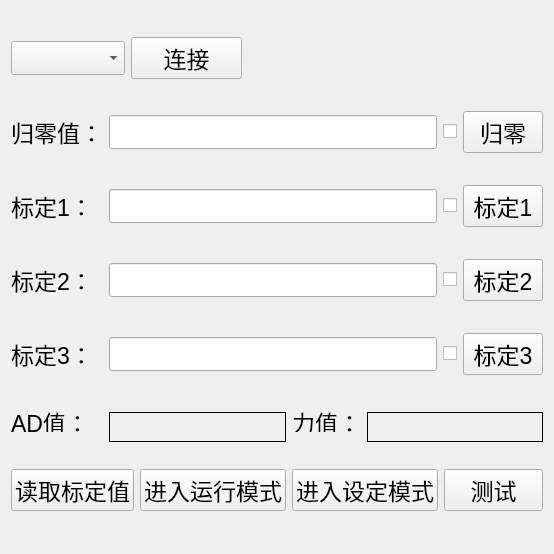
<?xml version="1.0" encoding="UTF-8"?>
<ui version="4.0">
 <class>SerialPortClass</class>
 <widget class="QWidget" name="SerialPortClass">
  <property name="geometry">
   <rect>
    <x>0</x>
    <y>0</y>
    <width>554</width>
    <height>554</height>
   </rect>
  </property>
  <property name="font">
   <font>
    <pointsize>17</pointsize>
   </font>
  </property>
  <property name="windowTitle">
   <string>SerialPort</string>
  </property>
  <layout class="QVBoxLayout" name="verticalLayout">
   <property name="spacing">
    <number>6</number>
   </property>
   <item>
    <layout class="QHBoxLayout" name="horizontalLayout_6">
     <item>
      <widget class="QComboBox" name="comboBox"/>
     </item>
     <item>
      <widget class="QPushButton" name="pushButton_connect">
       <property name="minimumSize">
        <size>
         <width>111</width>
         <height>0</height>
        </size>
       </property>
       <property name="text">
        <string>连接</string>
       </property>
      </widget>
     </item>
     <item>
      <spacer name="horizontalSpacer">
       <property name="orientation">
        <enum>Qt::Horizontal</enum>
       </property>
       <property name="sizeHint" stdset="0">
        <size>
         <width>40</width>
         <height>20</height>
        </size>
       </property>
      </spacer>
     </item>
    </layout>
   </item>
   <item>
    <layout class="QHBoxLayout" name="horizontalLayout">
     <item>
      <widget class="QLabel" name="label">
       <property name="text">
        <string>归零值：</string>
       </property>
      </widget>
     </item>
     <item>
      <widget class="QLineEdit" name="lineEdit_0"/>
     </item>
     <item>
      <widget class="QCheckBox" name="checkBox_0">
       <property name="text">
        <string/>
       </property>
      </widget>
     </item>
     <item>
      <widget class="QPushButton" name="pushButton_0">
       <property name="text">
        <string>归零</string>
       </property>
      </widget>
     </item>
    </layout>
   </item>
   <item>
    <layout class="QHBoxLayout" name="horizontalLayout_2">
     <item>
      <widget class="QLabel" name="label_2">
       <property name="minimumSize">
        <size>
         <width>92</width>
         <height>0</height>
        </size>
       </property>
       <property name="text">
        <string>标定1：</string>
       </property>
      </widget>
     </item>
     <item>
      <widget class="QLineEdit" name="lineEdit_1"/>
     </item>
     <item>
      <widget class="QCheckBox" name="checkBox_1">
       <property name="text">
        <string/>
       </property>
      </widget>
     </item>
     <item>
      <widget class="QPushButton" name="pushButton_1">
       <property name="text">
        <string>标定1</string>
       </property>
      </widget>
     </item>
    </layout>
   </item>
   <item>
    <layout class="QHBoxLayout" name="horizontalLayout_3">
     <item>
      <widget class="QLabel" name="label_3">
       <property name="minimumSize">
        <size>
         <width>92</width>
         <height>0</height>
        </size>
       </property>
       <property name="text">
        <string>标定2：</string>
       </property>
      </widget>
     </item>
     <item>
      <widget class="QLineEdit" name="lineEdit_2"/>
     </item>
     <item>
      <widget class="QCheckBox" name="checkBox_2">
       <property name="text">
        <string/>
       </property>
      </widget>
     </item>
     <item>
      <widget class="QPushButton" name="pushButton_2">
       <property name="text">
        <string>标定2</string>
       </property>
      </widget>
     </item>
    </layout>
   </item>
   <item>
    <layout class="QHBoxLayout" name="horizontalLayout_4">
     <item>
      <widget class="QLabel" name="label_4">
       <property name="minimumSize">
        <size>
         <width>92</width>
         <height>0</height>
        </size>
       </property>
       <property name="text">
        <string>标定3：</string>
       </property>
      </widget>
     </item>
     <item>
      <widget class="QLineEdit" name="lineEdit_3"/>
     </item>
     <item>
      <widget class="QCheckBox" name="checkBox_3">
       <property name="text">
        <string/>
       </property>
      </widget>
     </item>
     <item>
      <widget class="QPushButton" name="pushButton_3">
       <property name="text">
        <string>标定3</string>
       </property>
      </widget>
     </item>
    </layout>
   </item>
   <item>
    <layout class="QHBoxLayout" name="horizontalLayout_7">
     <item>
      <widget class="QLabel" name="label_5">
       <property name="minimumSize">
        <size>
         <width>92</width>
         <height>0</height>
        </size>
       </property>
       <property name="maximumSize">
        <size>
         <width>16777215</width>
         <height>20</height>
        </size>
       </property>
       <property name="text">
        <string>AD值：</string>
       </property>
      </widget>
     </item>
     <item>
      <widget class="QLabel" name="label_AD">
       <property name="sizePolicy">
        <sizepolicy hsizetype="Expanding" vsizetype="Preferred">
         <horstretch>0</horstretch>
         <verstretch>0</verstretch>
        </sizepolicy>
       </property>
       <property name="minimumSize">
        <size>
         <width>167</width>
         <height>30</height>
        </size>
       </property>
       <property name="maximumSize">
        <size>
         <width>16777215</width>
         <height>20</height>
        </size>
       </property>
       <property name="frameShape">
        <enum>QFrame::Box</enum>
       </property>
       <property name="text">
        <string/>
       </property>
      </widget>
     </item>
     <item>
      <widget class="QLabel" name="label_7">
       <property name="maximumSize">
        <size>
         <width>16777215</width>
         <height>20</height>
        </size>
       </property>
       <property name="text">
        <string>力值：</string>
       </property>
      </widget>
     </item>
     <item>
      <widget class="QLabel" name="label_strength">
       <property name="sizePolicy">
        <sizepolicy hsizetype="Expanding" vsizetype="Preferred">
         <horstretch>0</horstretch>
         <verstretch>0</verstretch>
        </sizepolicy>
       </property>
       <property name="minimumSize">
        <size>
         <width>167</width>
         <height>30</height>
        </size>
       </property>
       <property name="maximumSize">
        <size>
         <width>16777215</width>
         <height>20</height>
        </size>
       </property>
       <property name="frameShape">
        <enum>QFrame::Box</enum>
       </property>
       <property name="text">
        <string/>
       </property>
      </widget>
     </item>
    </layout>
   </item>
   <item>
    <layout class="QHBoxLayout" name="horizontalLayout_5">
     <item>
      <widget class="QPushButton" name="pushButton_calibration">
       <property name="text">
        <string>读取标定值</string>
       </property>
      </widget>
     </item>
     <item>
      <widget class="QPushButton" name="pushButton_7">
       <property name="text">
        <string>进入运行模式</string>
       </property>
      </widget>
     </item>
     <item>
      <widget class="QPushButton" name="pushButton_8">
       <property name="text">
        <string>进入设定模式</string>
       </property>
      </widget>
     </item>
     <item>
      <widget class="QPushButton" name="pushButton_9">
       <property name="text">
        <string>测试</string>
       </property>
      </widget>
     </item>
    </layout>
   </item>
  </layout>
 </widget>
 <layoutdefault spacing="6" margin="11"/>
 <resources>
  <include location="serialport.qrc"/>
 </resources>
 <connections/>
</ui>
